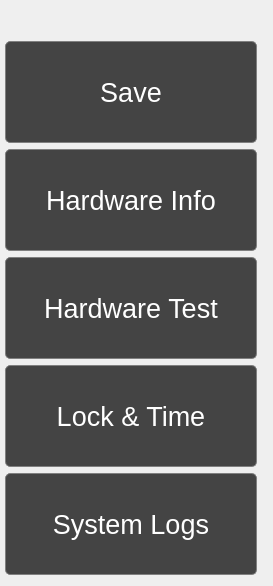
               <widget class="QFrame" name="hwbtnsFrame">
                <layout class="QVBoxLayout" name="verticalLayout_68">
                 <property name="leftMargin">
                  <number>0</number>
                 </property>
                 <property name="rightMargin">
                  <number>11</number>
                 </property>
                 <item>
                  <widget class="QLabel" name="lblSaveHw">
                   <property name="font">
                    <font>
                     <family>Arial</family>
                     <pointsize>16</pointsize>
                    </font>
                   </property>
                   <property name="text">
                    <string/>
                   </property>
                   <property name="alignment">
                    <set>Qt::AlignCenter</set>
                   </property>
                  </widget>
                 </item>
                 <item>
                  <widget class="QPushButton" name="btnSaveHw">
                   <property name="font">
                    <font>
                     <family>Arial</family>
                     <pointsize>20</pointsize>
                    </font>
                   </property>
                   <property name="styleSheet">
                    <string notr="true">QPushButton {
background-color: rgb(68, 68, 68);
color:white;
min-width: 200px;
min-height: 100px;
border-radius: 5px;
border: 1px solid gray;
margin: 0 5px 0 5px;
outline:0;
}
QPushButton:hover:!pressed{
background-color:rgb(77, 77, 77);
border: 1px solid white;
}</string>
                   </property>
                   <property name="text">
                    <string>Save</string>
                   </property>
                  </widget>
                 </item>
                 <item>
                  <widget class="QPushButton" name="btnHwinfo">
                   <property name="font">
                    <font>
                     <family>Arial</family>
                     <pointsize>20</pointsize>
                    </font>
                   </property>
                   <property name="styleSheet">
                    <string notr="true">QPushButton {
background-color: rgb(68, 68, 68);
color:white;
min-width: 250px;
min-height: 100px;
border-radius: 5px;
border: 1px solid gray;
margin: 0 5px 0 5px;
outline:0;
}
QPushButton:hover:!pressed{
background-color:rgb(77, 77, 77);
border: 1px solid white;
}</string>
                   </property>
                   <property name="text">
                    <string>Hardware Info</string>
                   </property>
                  </widget>
                 </item>
                 <item>
                  <widget class="QPushButton" name="btnHwTest">
                   <property name="font">
                    <font>
                     <family>Arial</family>
                     <pointsize>20</pointsize>
                    </font>
                   </property>
                   <property name="styleSheet">
                    <string notr="true">QPushButton {
background-color: rgb(68, 68, 68);
color:white;
min-width: 250px;
min-height: 100px;
border-radius: 5px;
border: 1px solid gray;
margin: 0 5px 0 5px;
outline:0;
}
QPushButton:hover:!pressed{
background-color:rgb(77, 77, 77);
border: 1px solid white;
}</string>
                   </property>
                   <property name="text">
                    <string>Hardware Test</string>
                   </property>
                  </widget>
                 </item>
                 <item>
                  <widget class="QPushButton" name="btnSystemLock">
                   <property name="font">
                    <font>
                     <family>Arial</family>
                     <pointsize>20</pointsize>
                    </font>
                   </property>
                   <property name="styleSheet">
                    <string notr="true">QPushButton {
background-color: rgb(68, 68, 68);
color:white;
min-width: 200px;
min-height: 100px;
border-radius: 5px;
border: 1px solid gray;
margin: 0 5px 0 5px;
outline:0;
}
QPushButton:hover:!pressed{
background-color:rgb(77, 77, 77);
border: 1px solid white;
}</string>
                   </property>
                   <property name="text">
                    <string>Lock &amp;&amp; Time</string>
                   </property>
                  </widget>
                 </item>
                 <item>
                  <widget class="QPushButton" name="btnSystemLogs">
                   <property name="font">
                    <font>
                     <family>Arial</family>
                     <pointsize>20</pointsize>
                    </font>
                   </property>
                   <property name="styleSheet">
                    <string notr="true">QPushButton {
background-color: rgb(68, 68, 68);
color:white;
min-width: 200px;
min-height: 100px;
border-radius: 5px;
border: 1px solid gray;
margin: 0 5px 0 5px;
outline:0;
}
QPushButton:hover:!pressed{
background-color:rgb(77, 77, 77);
border: 1px solid white;
}</string>
                   </property>
                   <property name="text">
                    <string>System Logs</string>
                   </property>
                  </widget>
                 </item>
                </layout>
               </widget>
